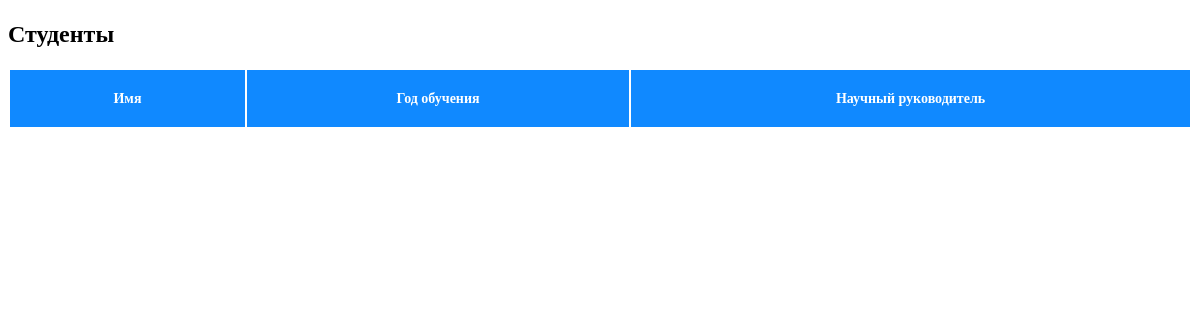
The app's page /edu/students/, older data.
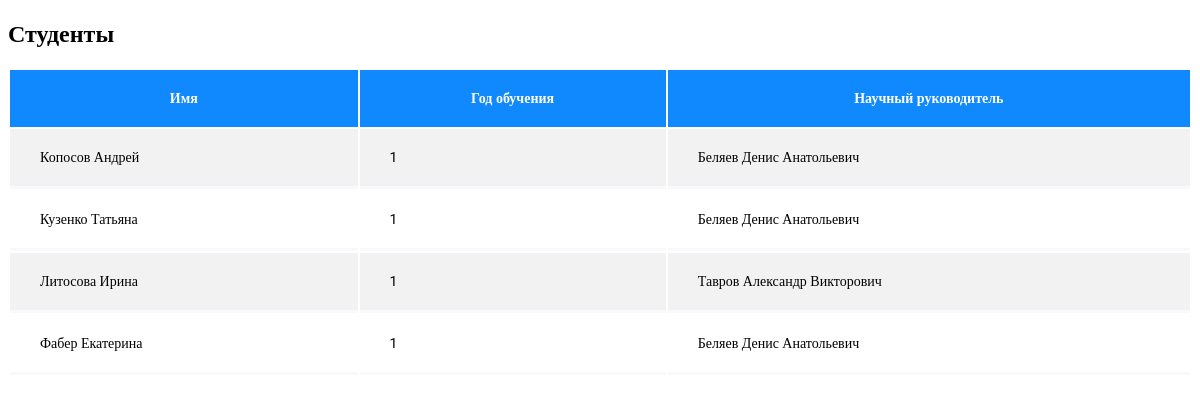
The same page, newer data.
### edu/models.py (models this page shows, shortened)
class Student(models.Model):
    full_name = models.CharField(max_length=200)
    year = models.IntegerField()
    advisor = models.ForeignKey(Professor, on_delete=models.CASCADE)

class Professor(models.Model):
    full_name = models.CharField(max_length=200)
    research_field = models.TextField(max_length=1000)
    course = models.ForeignKey(Course, on_delete=models.CASCADE)
    def __str__(self):
        return self.full_name

### edu/views.py (the view)
# urls.py: path('students/', views.students, name='students'),
def students(request):
    students = Student.objects.order_by('year', 'full_name').all()
    template = loader.get_template('edu/students.html')
    context = {
        'students': students
    }
    return HttpResponse(template.render(context, request))

### edu/templates/edu/students.html (shortened to what this page needs)
<!DOCTYPE html>
<html>
<head>
</head>
<body>
<h2 style="font-family: 'Roboto'">Студенты</h2>
<table style="width:100%">
  <tr>
    <th>Имя</th>
    <th>Год обучения</th>
    <th>Научный руководитель</th>
  </tr>
  {% for s in students %}
    <tr>
      <td>{{s.full_name}}</td>
      <td>{{s.year}}</td>
      <td>{{s.advisor}}</td>
    </tr>
  {% endfor %}
</table>
</body>

Row changes from the older to the newer data that the page shows:
added Student: full_name "Копосов Андрей", year "1", advisor "Беляев Денис Анатольевич"
added Student: full_name "Кузенко Татьяна", year "1", advisor "Беляев Денис Анатольевич"
added Student: full_name "Литосова Ирина", year "1", advisor "Тавров Александр Викторович"
added Student: full_name "Фабер Екатерина", year "1", advisor "Беляев Денис Анатольевич"
